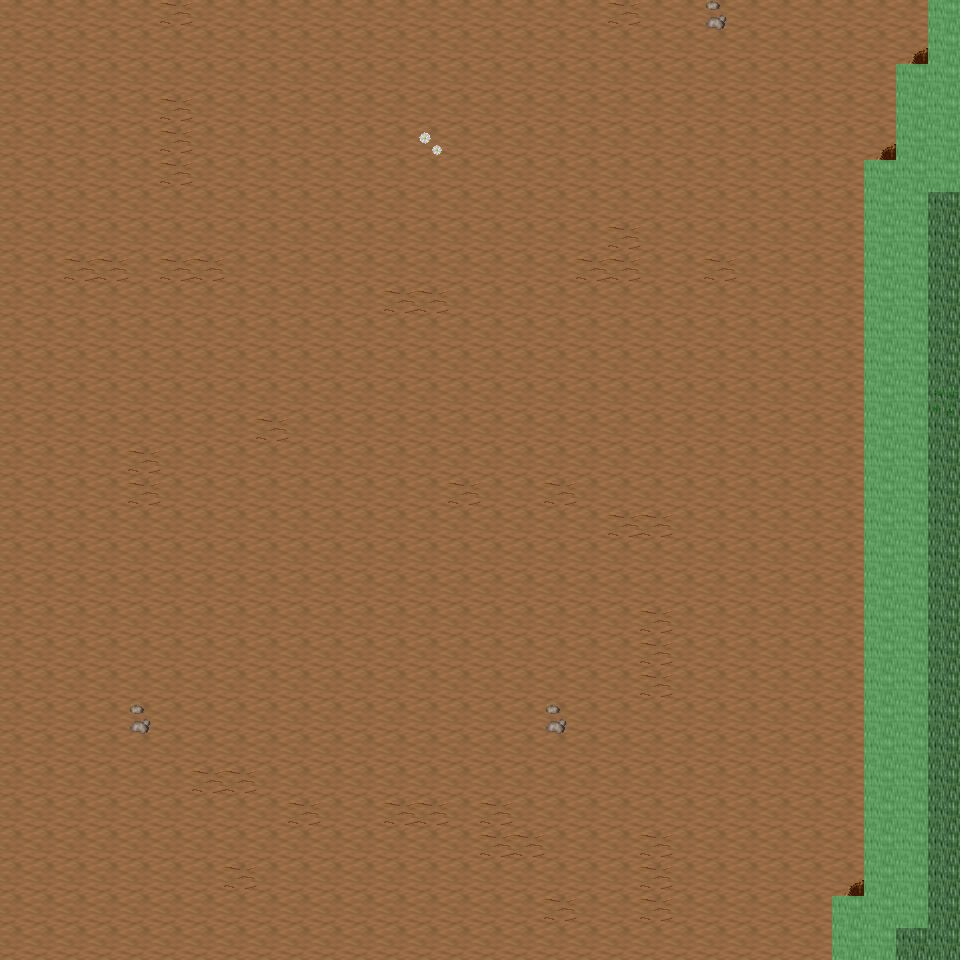

Rendered tile map (Tiled .tmx) drawn with the repository's tilesets; below, a short description and the map source with its tile grids summarised:
An orthogonal 30x30 tile map with 32x32 px tiles, 6 tile layers (Ground, Object, Object2, Above, ...), 16 tilesets and 5 objects (5x mapExit).

<map version="1.0" orientation="orthogonal" renderorder="right-down" width="30" height="30" tilewidth="32" tileheight="32" nextobjectid="6">
  <tileset firstgid="1" name="tileset_ground_ground" tilewidth="32" tileheight="32" tilecount="33" columns="3">
    <image source="../drawable/tileset_ground_ground.png" width="96" height="352" />
  </tileset>
  <tileset firstgid="34" name="tileset_ground_ridge_earth_dark" tilewidth="32" tileheight="32" tilecount="96" columns="12">
    <image source="../drawable/tileset_ground_ridge_earth_dark.png" width="384" height="256" />
  </tileset>
  <tileset firstgid="130" name="tileset_ground_earth_edges" tilewidth="32" tileheight="32" tilecount="18" columns="6">
    <image source="../drawable/tileset_ground_earth_edges.png" width="192" height="96" />
  </tileset>
  <tileset firstgid="148" name="tileset_ground_rock_pebbles" tilewidth="32" tileheight="32" tilecount="3" columns="1">
    <image source="../drawable/tileset_ground_rock_pebbles.png" width="32" height="96" />
  </tileset>
  <tileset firstgid="151" name="tileset_plant_grasses" tilewidth="32" tileheight="32" tilecount="6" columns="3">
    <image source="../drawable/tileset_plant_grasses.png" width="96" height="64" />
  </tileset>
  <tileset firstgid="157" name="tileset_plant_flower_daisy_white" tilewidth="32" tileheight="32" tilecount="8" columns="2">
    <image source="../drawable/tileset_plant_flower_daisy_white.png" width="64" height="128" />
  </tileset>
  <tileset firstgid="165" name="tileset_plant_flower_daisy_blue" tilewidth="32" tileheight="32" tilecount="8" columns="2">
    <image source="../drawable/tileset_plant_flower_daisy_blue.png" width="64" height="128" />
  </tileset>
  <tileset firstgid="173" name="tileset_plant_flower_daisy_red" tilewidth="32" tileheight="32" tilecount="8" columns="2">
    <image source="../drawable/tileset_plant_flower_daisy_red.png" width="64" height="128" />
  </tileset>
  <tileset firstgid="181" name="tileset_plant_flower_daisy_yellow" tilewidth="32" tileheight="32" tilecount="8" columns="2">
    <image source="../drawable/tileset_plant_flower_daisy_yellow.png" width="64" height="128" />
  </tileset>
  <tileset firstgid="189" name="tileset_plant_tree_tree_green" tilewidth="32" tileheight="32" tilecount="80" columns="8">
    <image source="../drawable/tileset_plant_tree_tree_green.png" width="256" height="352" />
  </tileset>
  <tileset firstgid="269" name="tileset_logic_portal" tilewidth="32" tileheight="32" tilecount="24" columns="8">
    <image source="../drawable/tileset_logic_portal.png" width="256" height="96" />
  </tileset>
  <tileset firstgid="293" name="tileset_logic_collision" tilewidth="32" tileheight="32" tilecount="1" columns="1">
    <image source="../drawable/tileset_logic_collision.png" width="32" height="32" />
  </tileset>
  <tileset firstgid="294" name="tileset_furniture_chair_bench_wooden" tilewidth="32" tileheight="32" tilecount="8" columns="2">
    <image source="../drawable/tileset_furniture_chair_bench_wooden.png" width="64" height="128" />
  </tileset>
  <tileset firstgid="302" name="tileset_plant_stump_int_small_stump_2" tilewidth="32" tileheight="32" tilecount="1" columns="1">
    <image source="../drawable/tileset_plant_stump_int_small_stump_2.png" width="32" height="32" />
  </tileset>
  <tileset firstgid="303" name="tileset_object_well_hoist" tilewidth="32" tileheight="32" tilecount="9" columns="3">
    <image source="../drawable/tileset_object_well_hoist.png" width="96" height="96" />
  </tileset>
  <tileset firstgid="312" name="tileset_logic_creature_mutant" tilewidth="32" tileheight="32" tilecount="7" columns="7">
    <image source="../drawable/tileset_logic_creature_mutant.png" width="224" height="32" />
  </tileset>
  <layer name="Ground" width="30" height="30">
    <data>[900 cells, 900 non-empty, 2 distinct tile ids]</data>
  </layer>
  <layer name="Object" width="30" height="30">
    <data>[900 cells, 106 non-empty, 11 distinct tile ids]</data>
  </layer>
  <layer name="Object2" width="30" height="30">
    <data>[900 cells, 0 non-empty, 0 distinct tile ids]</data>
  </layer>
  <layer name="Above" width="30" height="30">
    <data>[900 cells, 0 non-empty, 0 distinct tile ids]</data>
  </layer>
  <layer name="Above2" width="30" height="30">
    <data>[900 cells, 0 non-empty, 0 distinct tile ids]</data>
  </layer>
  <layer name="Walkable" width="30" height="30">
    <data>[900 cells, 60 non-empty, 1 distinct tile ids]</data>
  </layer>
  <objectgroup name="MapEvents">
    <object id="1" name="north" type="mapExit" x="0" y="0" width="928" height="32">
      <properties>
        <property name="map" value="level_0_x86_y42" />
        <property name="x" value="0" />
        <property name="y" value="28" />
      </properties>
    </object>
    <object id="2" name="south" type="mapExit" x="0" y="928" width="832" height="32">
      <properties>
        <property name="map" value="level_0_x86_y44" />
        <property name="x" value="0" />
        <property name="y" value="1" />
      </properties>
    </object>
    <object id="3" name="south2" type="mapExit" x="896" y="928" width="64" height="32">
      <properties>
        <property name="map" value="level_0_x86_y44" />
        <property name="x" value="28" />
        <property name="y" value="1" />
      </properties>
    </object>
    <object id="4" name="west" type="mapExit" x="0" y="0" width="32" height="960">
      <properties>
        <property name="map" value="level_0_x85_y43" />
        <property name="x" value="28" />
        <property name="y" value="0" />
      </properties>
    </object>
    <object id="5" name="east" type="mapExit" x="928" y="192" width="32" height="768">
      <properties>
        <property name="map" value="level_0_x87_y43" />
        <property name="x" value="1" />
        <property name="y" value="6" />
      </properties>
    </object>
  </objectgroup>
</map>
